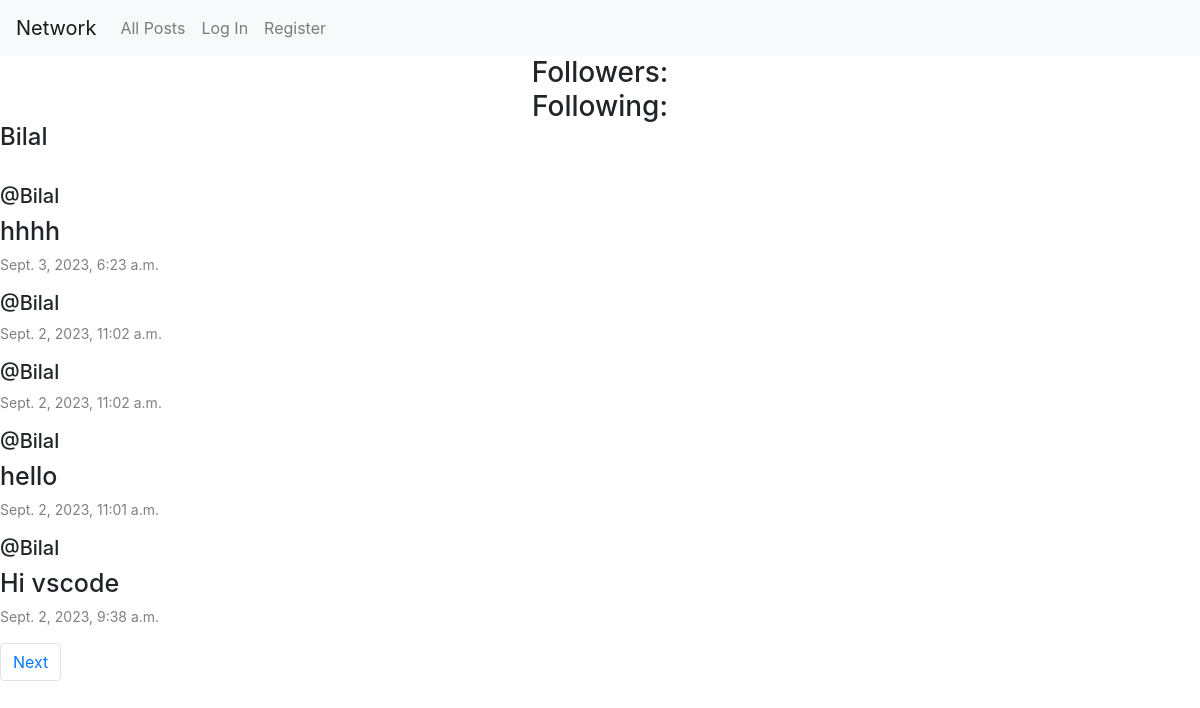
The app's page /profile/1 with its own data.
### network/models.py (models this page shows, shortened)
class User(AbstractUser):
    pass

class post(models.Model):
     content=models.CharField(max_length=140)
     user=models.ForeignKey(User,on_delete=models.CASCADE,related_name='auther')
     date=models.DateTimeField(auto_now_add=True)

### network/views.py (the view)
# urls.py: path('profile/<int:user_ident>', views.profile, name='profile'),
def profile(request, user_ident):
    user_obj= User.objects.get(pk=user_ident)
    all_posts = post.objects.filter(user=user_obj).order_by('id').reverse()
    paginator = Paginator(all_posts, 1)
    page_number = request.GET.get('page')
    post_page = paginator.get_page(page_number)
    return render(request, "network/profile.html", {
        'all_posts': all_posts,
        'post_page': post_page,
        'username': user_obj.username,
    })

### network/templates/network/profile.html (shortened to what this page needs)
{% extends "network/layout.html" %}
{% block body %}
<div class="contener">
    <h3 class="follower">Followers:</h3>
    <h3 class="following">Following:</h3>
</div>
    <h4>{{username}}</h4><br>
    <div class="post_page">
    {% for post in all_posts %}
    <div class="Post_con">
        <h5 class="username">@{{ post.user }}</h5>
        <h6 class="content">{{ post.content }}</h6>
        <p class="date">{{ post.date }}</p>
    </div>
    {% endfor %}
    </div>
    <nav aria-label="Page navigation example">
        <ul class="pagination">
            {% if post_page.has_next %}
                <li class="page-item"><a class="page-link" href="?page={{ post_page.next_page_number }}">Next</a></li>
            {% endif %}
        </ul>
    </nav>
{% endblock %}

### network/templates/network/layout.html (shortened to what this page needs)
{% load static %}
<!DOCTYPE html>
<html lang="en">
    <head>
        <link rel="stylesheet" href="https://stackpath.bootstrapcdn.com/bootstrap/4.4.1/css/bootstrap.min.css">
        <link href="{% static 'network/styles.css' %}" rel="stylesheet">
    </head>
    <body>
        <nav class="navbar navbar-expand-lg navbar-light bg-light">
            <a class="navbar-brand" href="{% url 'index' %}">Network</a>
            <div>
              <ul class="navbar-nav mr-auto">
                <li class="nav-item">
                  <a class="nav-link" href="{% url 'index' %}">All Posts</a>
                </li>
                {% if user.is_authenticated %}
                    <li class="nav-item">
                        <a class="nav-link" href="#">Following</a>
                    </li>
                    <li class="nav-item">
                        <a class="nav-link" href="{% url 'logout' %}">Log Out</a>
                    </li>
                {% else %}
                    <li class="nav-item">
                        <a class="nav-link" href="{% url 'login' %}">Log In</a>
                    </li>
                    <li class="nav-item">
                        <a class="nav-link" href="{% url 'register' %}">Register</a>
                    </li>
                {% endif %}
              </ul>
            </div>
          </nav>
        <div class="body">
            {% block body %}
            {% endblock %}
        </div>
    </body>
</html>

### network/static/network/styles.css (style rules this page uses)
.content { font-size: 25px; }
.date { color:gray; font-size: 14px; }

### network/templates/network/profile.html (style rules this page uses)
.follower, .following { display: flex; flex-direction: column; align-items: center; margin: 0 20px; }
.content { font-size: 25px; }
.date { color:gray; font-size: 14px; }

### records on screen
User: username "Bilal"
post: user "Bilal", content "hhhh", date "Sept. 3, 2023, 6:23 a.m."
post: user "Bilal", date "Sept. 2, 2023, 11:02 a.m."
post: user "Bilal", date "Sept. 2, 2023, 11:02 a.m."
post: user "Bilal", content "hello", date "Sept. 2, 2023, 11:01 a.m."
post: user "Bilal", content "Hi vscode", date "Sept. 2, 2023, 9:38 a.m."
